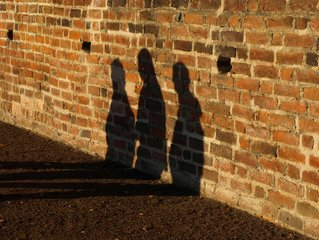
%> input picture ShadowRemoval/基于相位谱/56.jpg, 319 x 240 px
$ octave ShadowBasic.m   (GNU Octave 9; MATLAB toolbox functions it lacks are replaced by stand-ins)
%> lines starting %> are read from the running program, lines starting %| are printed output that depends on the picture; in (x1, y1, x2, y2) boxes, pixels count from 0 and x2, y2 are one past the last pixel; in counts of white or black regions, pixels touching at a corner belong together; the program's own positions count from 1
% BASIC LIGHT MODEL:
% Basic light model containing an ambient & a directed light ratio.

clear all, close all, clc

% [filename,pathname]=uigetfile({'*.jpg;*.bmp;*.tif;*.png;*.gif','All Image Files';'*.*','All Files'});
% image = imread([pathname,filename]);


% image = double(imread('images/redbig.png'))./255; % 颜色值归一化
image = double(imread('images/56.jpg'))./255;
s_im = size(image);
%> s_im = [240 319 3]

%*************************************************************************%

% 阴影检测
    % MASK: creating a shadow segmentation if no mask is available
    gray = rgb2gray(image);
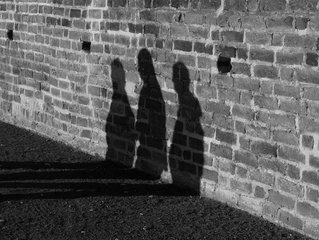
%> gray: size 240x319 double; min 0, max 0.864, mean 0.362
    light_mask = double(bwareaopen(im2bw(gray, graythresh(gray)),200));
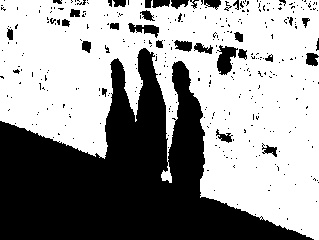
%> light_mask: size 240x319 double; values 0 (black) and 1 (white), 59.2% white; 355 black regions (321 under 20 px), largest, box (x1, y1, x2, y2) and area: (0, 48, 314, 240) 27890, (217, 45, 238, 75) 383, (128, 23, 159, 38) 224
%     h = fspecial('gaussian',20,0.5);
    h = fspecial('gaussian',20,0.5);
    light_mask = imfilter(light_mask,h);
    shadow_mask = 1 - light_mask;

    % SHADOW / LIGHT CORE DETECTION
    % structuring element
    struct_elem = [0 1 1 1 0; 1 1 1 1 1; 1 1 1 1 1; 1 1 1 1 1; 0 1 1 1 0];

    % shadow/light  core (morphology erode: pixels not on the blurred edge of the shadow area)
    shadow_core = imerode(shadow_mask, struct_elem);
    light_core = imerode(light_mask, struct_elem);
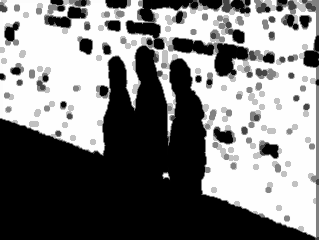
%> light_core: size 240x319 double; min 0, max 1, mean 0.49
    % smoothing the mask
    smoothmask = conv2(shadow_mask, struct_elem/sum(sum(struct_elem)), 'same');
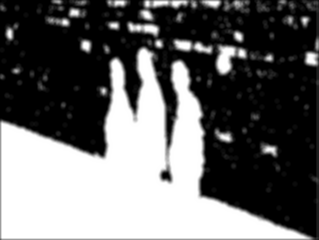
%> smoothmask: size 240x319 double; min 5.55e-16, max 1, mean 0.406

    % AVERAGE PIXEL INTENSITIES
    % shadow area
    shadow_avg_red = sum(sum(image(:,:,1).*shadow_core)) / sum(sum(shadow_core));
%> shadow_avg_red = 0.165
    shadow_avg_green = sum(sum(image(:,:,2).*shadow_core)) / sum(sum(shadow_core));
%> shadow_avg_green = 0.106
    shadow_avg_blue = sum(sum(image(:,:,3).*shadow_core)) / sum(sum(shadow_core));
%> shadow_avg_blue = 0.061
    % light area
    light_avg_red = sum(sum(image(:,:,1).*light_core)) / sum(sum(light_core));
%> light_avg_red = 0.7
    light_avg_green = sum(sum(image(:,:,2).*light_core)) / sum(sum(light_core));
%> light_avg_green = 0.492
    light_avg_blue = sum(sum(image(:,:,3).*light_core)) / sum(sum(light_core));
%> light_avg_blue = 0.257

% [20 lines of commented-out code are left out]
result_basic_model = zeros(s_im);
% computing ratio of shadow/lit area luminance
ratio_red = light_avg_red/shadow_avg_red;
%> ratio_red = 4.25
ratio_green = light_avg_green/shadow_avg_green;
%> ratio_green = 4.64
ratio_blue = light_avg_blue/shadow_avg_blue;
%> ratio_blue = 4.21
%
result_basic_model(:,:,1) = (light_mask + shadow_mask.*ratio_red).*image(:,:,1);
result_basic_model(:,:,2) = image(:,:,2).*light_mask + shadow_mask.*ratio_green.*image(:,:,2);
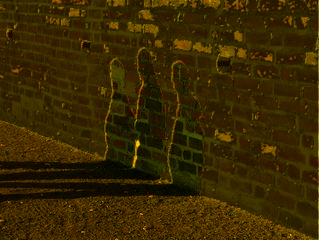
%> result_basic_model: size 240x319x3 double; mean R, G, B 0.747, 0.525, 0; drawn with min black and max white
result_basic_model(:,:,3) = image(:,:,3).*light_mask + shadow_mask.*ratio_blue.*image(:,:,3);
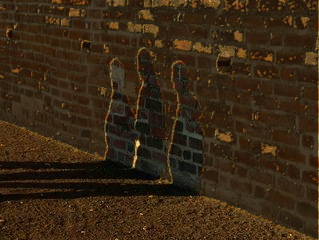
%> result_basic_model: size 240x319x3 double; mean R, G, B 0.747, 0.525, 0.267; drawn with min black and max white

imshow(shadow_mask), title('Shadow Mask')
figure

imshow(result_basic_model), title('Basic')
%> after `imshow(result_basic_model)`:
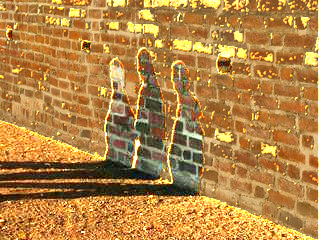
%> displayed picture: size 240x319x3, on the screen's scale of 0 to 255; mean R, G, B 179.7, 131.6, 68

% imwrite(result_basic_model,'methodBasic.png')
imwrite(result_basic_model,'basic.png')
